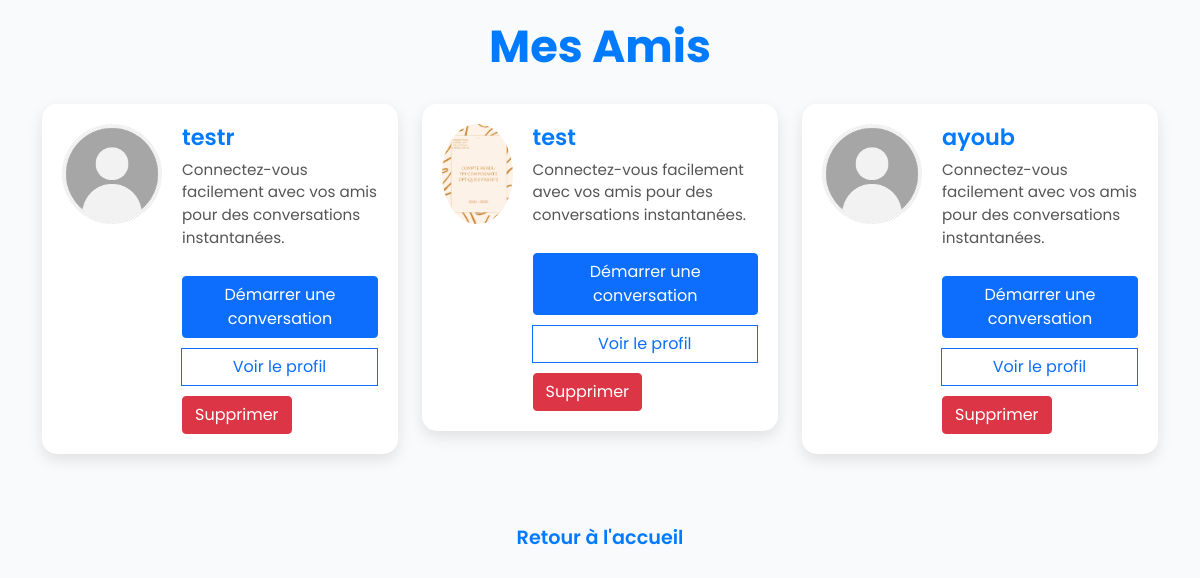
/friends (signed in), run on the app's committed database.
### models.py (models this page shows)
class User(UserMixin, db.Model):
    id = db.Column(db.Integer, primary_key=True)
    username = db.Column(db.String(150), unique=True, nullable=False)
    email = db.Column(db.String(150), unique=True, nullable=False)  # Nouveau champ
    phone_number = db.Column(db.String(20), unique=True, nullable=False)  # Nouveau champ
    password = db.Column(db.String(150), nullable=False)
    profile_picture = db.Column(db.String(200))
    bio = db.Column(db.Text)
    is_active = db.Column(db.Boolean, default=True)

### app.py (the view)
@app.route('/friends', methods=['GET'])
@login_required
def friends():
    friendships = Friend.query.filter_by(user_id=current_user.id).all()
    friends = [
        friend for friendship in friendships
        if (friend := db.session.get(User, friendship.friend_id)) and friend.is_active
    ]
    return render_template('friends.html', friends=friends)

### app.py (called while the page is built)
@login_manager.user_loader
def load_user(user_id):
    return db.session.get(User, int(user_id))  # Correctif pour éviter LegacyAPIWarning

@app.context_processor
def inject_profile_picture():
    def get_profile_picture(user):
        if user.profile_picture and os.path.exists(user.profile_picture):
            return url_for('static', filename=f"photos_profil/{os.path.basename(user.profile_picture)}")
        return url_for('static', filename='icone-profil-avatar-par-defaut-image-utilisateur-medias-sociaux-icone-avatar-gris-silhouette-profil-vierge-illustration-vectorielle_561158-3467.avif')
    return dict(get_profile_picture=get_profile_picture)

### templates/friends.html (shortened to what this page needs)
<!DOCTYPE html>
<html lang="fr">
<head>
    <link href="https://cdn.jsdelivr.net/npm/bootstrap@5.1.3/dist/css/bootstrap.min.css" rel="stylesheet">
    <link rel="stylesheet" href="https://cdnjs.cloudflare.com/ajax/libs/font-awesome/5.15.4/css/all.min.css">
</head>
<body>
    <h1>Mes Amis</h1>
    <div class="container">
        <div class="row">
            {% for friend in friends %}
                <div class="col-md-4">
                    <div class="friend-card d-flex">
                        <img src="{{ friend.profile_picture or url_for('static', filename='icone-profil-avatar-par-defaut-image-utilisateur-medias-sociaux-icone-avatar-gris-silhouette-profil-vierge-illustration-vectorielle_561158-3467.avif') }}" />
                        <div class="friend-info">
                            <h4>{{ friend.username }}</h4>
                            <p>Connectez-vous facilement avec vos amis pour des conversations instantanées.</p>
                            <div class="btn-group">
                                <form method="POST" action="{{ url_for('start_conversation', friend_id=friend.id) }}">
                                    <button type="submit" class="btn btn-primary">Démarrer une conversation</button>
                                </form>
                                <a href="{{ url_for('view_profile', user_id=friend.id) }}" class="btn btn-outline-primary">Voir le profil</a>
                                <form method="POST" action="{{ url_for('remove_friend', friend_id=friend.id) }}">
                                    <button type="submit" class="btn btn-danger">Supprimer</button>
                                </form>
                            </div>
                        </div>
                    </div>
                </div>
            {% endfor %}
        </div>
    </div>
    <a href="{{ url_for('index') }}" class="back-home">Retour à l'accueil</a>
</body>
</html>

### templates/friends.html (style rules this page uses)
body { background-color: #f9fafc; font-family: 'Poppins', sans-serif; padding: 20px; color: #333; transition: background-color 0.3s ease, color 0.3s ease; }
h1 { text-align: center; color: #007bff; margin-bottom: 30px; font-size: 2.8rem; font-weight: bold; }
.friend-card { background-color: white; border-radius: 15px; box-shadow: 0 6px 15px rgba(0, 0, 0, 0.1); margin-bottom: 30px; padding: 20px; transition: transform 0.3s ease, box-shadow 0.3s ease; overflow: hidden; position: relative; }
.friend-card img { border-radius: 50%; width: 100px; height: 100px; object-fit: cover; margin-right: 20px; }
.friend-card .friend-info h4 { font-size: 1.4rem; margin: 0; color: #007bff; font-weight: 600; }
.friend-card .friend-info p { color: #555; font-size: 0.95rem; margin-top: 8px; }
.friend-card .friend-info { display: flex; flex-direction: column; justify-content: space-between; }
.friend-card .friend-info .btn-group { display: flex; flex-wrap: wrap; gap: 10px; margin-top: 10px; justify-content: flex-start; }
.friend-card .friend-info .btn-group .btn { flex-grow: 1; text-align: center; }
.back-home { display: block; text-align: center; font-size: 1.2rem; color: #007bff; text-decoration: none; margin-top: 40px; font-weight: 600; transition: color 0.3s ease; }

### data on the page
User: username "testr"
User: shows a picture, username "test"
User: username "ayoub"
